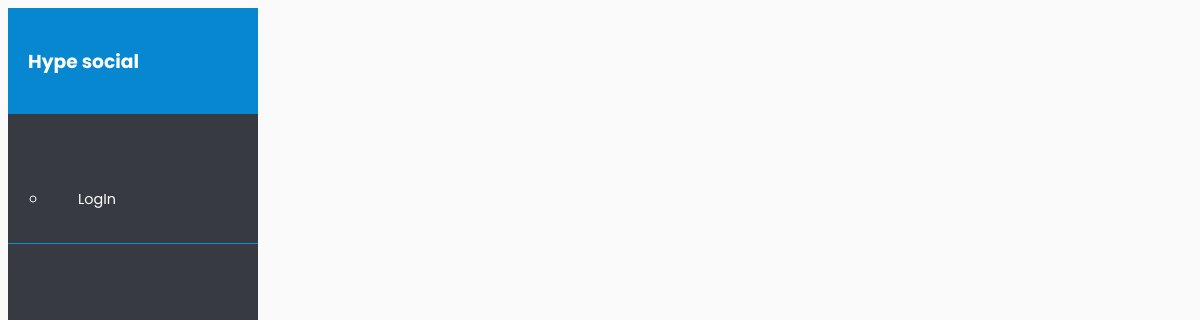
/, run on an earlier commit of the app's database.
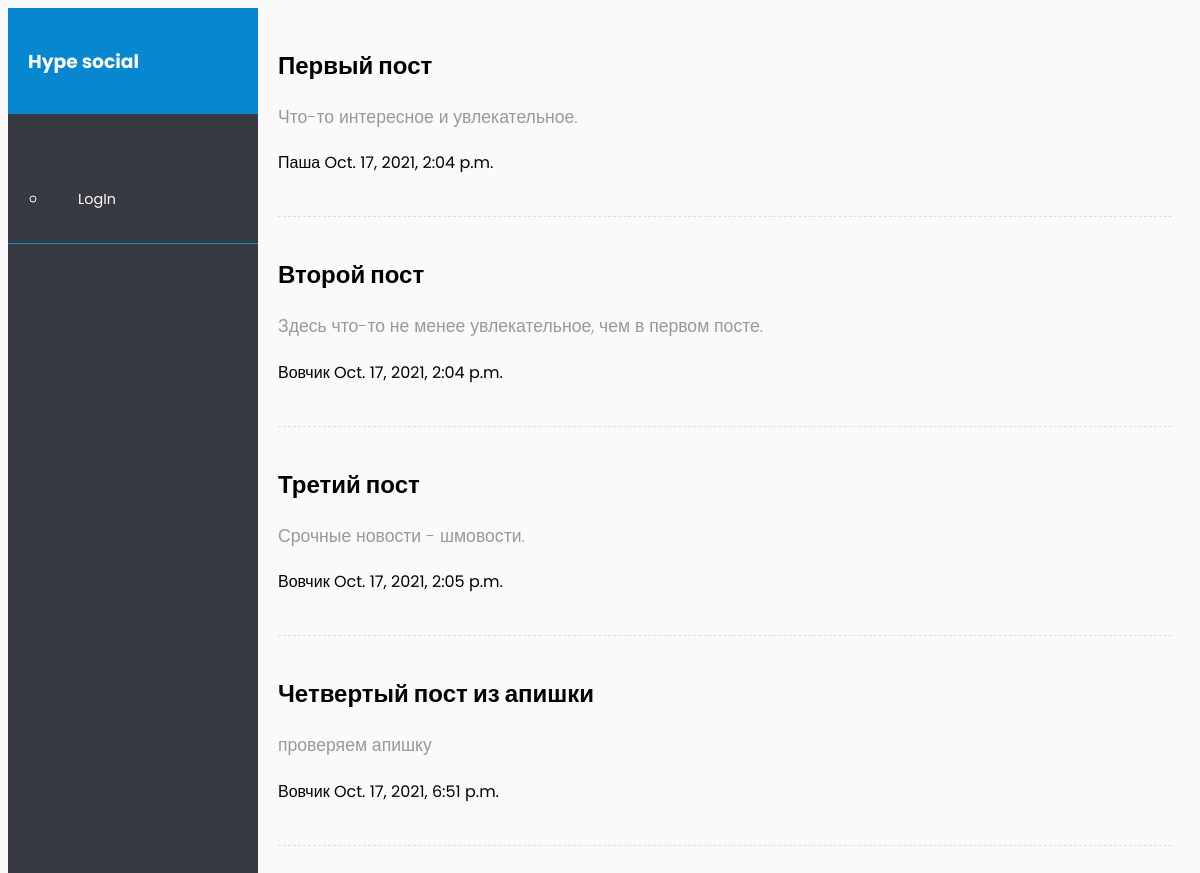
And on a later commit of the database.
### user/models.py (models this page shows, shortened)
class Post(models.Model):
    class Meta:
        db_table = "пост"
    Category_choices = [
        (1, 'Art'),
        (2, 'business'),
        (3, 'science ')
    ]
    title = models.CharField(max_length=140)
    text = models.TextField(verbose_name='text')
    category = models.PositiveSmallIntegerField('category', choices=Category_choices)
    autor = models.ForeignKey(Profile, default='', on_delete=models.CASCADE)
    public_time = models.DateTimeField(default=timezone.now)

class Profile(models.Model):
    class Meta:
        db_table = "профиль"
    login = models.OneToOneField(User, on_delete=models.CASCADE, verbose_name='user_login', unique=True, default=None)
    name = models.CharField(max_length=111, default='')
    date_birth = models.DateField(max_length=9)
    email = models.EmailField(max_length=100, unique=True, null=True, blank=True)
    bio = models.TextField(max_length=140)
    ava = models.ImageField(upload_to='avatar/', blank=True, null=True)
    def __str__(self):
        return self.name

### user/views.py (the view)
# urls.py: path('', views.ShowPost.as_view()),
class ShowPost(APIView):
    queryset = Post.objects.all()
    serializer_class = PostSerializer
    renderer_classes = [TemplateHTMLRenderer]
    template_name = 'user/posts.html'
    def get(self, request):
        queryset = Post.objects.all()
        return Response({'Posts': queryset})

### user/templates/user/posts.html (shortened to what this page needs)
{% load rest_framework %}
{% load static %}
<html lang="en">
 <html lang="en"><head>
 <link rel="stylesheet" href="{% static 'css/main.css'%}" >
 </head>
<body>
<div class="wrapper">
        <nav id="sidebar">
            <div class="sidebar-header">
                <h3>Hype social</h3>
            </div>
            <ul class="list-unstyled components">
                <li class="active">
                    {% if user.is_authenticated %}
                    <a href="#homeSubmenu" data-toggle="collapse" aria-expanded="false" class="dropdown-toggle">{{ user.get_username }}</a>
                    <ul class="collapse list-unstyled" id="homeSubmenu">
                        <li>
                            <a href="/profile/">Profile</a>
                        </li>
                        <li>
                            <a href="/">News</a>
                        </li>
                    </ul>
                </li>
                <li>
                    <a href="#">About</a>
                </li>
                <li>
                    <a href="/accounts/login">LogIn</a>
                </li>
                <li><a href="{% url 'logout' %}">Log out</a></li>
            </ul>
            {% else %}
             <a href="#homeSubmenu" data-toggle="collapse" aria-expanded="false" class="dropdown-toggle">{{ user.get_username }}</a>
                    <ul class="collapse list-unstyled" id="homeSubmenu">
                <li>
                    <a href="/accounts/login">LogIn</a>
                </li>
              {% endif %}
        </nav>
        <div id="content">
         {% block content %}
             {% for post in Posts %}
            <h2>{{post.title}}</h2>
            <p>{{post.text}}</p>
            <a>{{post.autor}}
             {{post.public_time}}
            </a>
            <div class="line"></div>
            {% endfor %}
    </div>
{% endblock %}
</body></html>

### user/static/css/main.css (style rules this page uses)
body { font-family: 'Poppins', sans-serif; background: #fafafa; }
p { font-family: 'Poppins', sans-serif; font-size: 1.1em; font-weight: 300; line-height: 1.7em; color: #999; }
a, a:hover, a:focus { color: inherit; text-decoration: none; transition: all 0.3s; }
.line { width: 100%; height: 1px; border-bottom: 1px dashed #ddd; margin: 40px 0; }
.wrapper { display: flex; width: 100%; align-items: stretch; }
#sidebar { min-width: 250px; max-width: 250px; background: #383a42; color: #fff; transition: all 0.3s; }
#sidebar .sidebar-header { padding: 20px; background: #0887d1; }
#sidebar ul.components { padding: 20px 0; border-bottom: 1px solid #0991d6; }
#sidebar ul li a { padding: 13px; font-size: 1.1em; display: block; }
#sidebar ul li.active>a, a[aria-expanded="true"] { color: #fff; background: #383a42; }
a[data-toggle="collapse"] { position: relative; }
.dropdown-toggle::after { display: block; position: absolute; top: 50%; right: 20px; transform: translateY(-50%); }
ul ul a { font-size: 0.9em !important; padding-left: 30px !important; background: #383a42; }
#content { width: 100%; padding: 20px; min-height: 100vh; transition: all 0.3s; }

What changed in the data, as far as the page shows it:
added Post: title "Первый пост", text "Что-то интересное и увлекательное.", autor "Паша", public_time "Oct. 17, 2021, 2:04 p.m."
added Post: title "Второй пост", text "Здесь что-то не менее увлекательное, чем в первом посте.", autor "Вовчик", public_time "Oct. 17, 2021, 2:04 p.m."
added Post: title "Третий пост", text "Срочные новости - шмовости.", autor "Вовчик", public_time "Oct. 17, 2021, 2:05 p.m."
added Post: title "Четвертый пост из апишки", text "проверяем апишку", autor "Вовчик", public_time "Oct. 17, 2021, 6:51 p.m."
